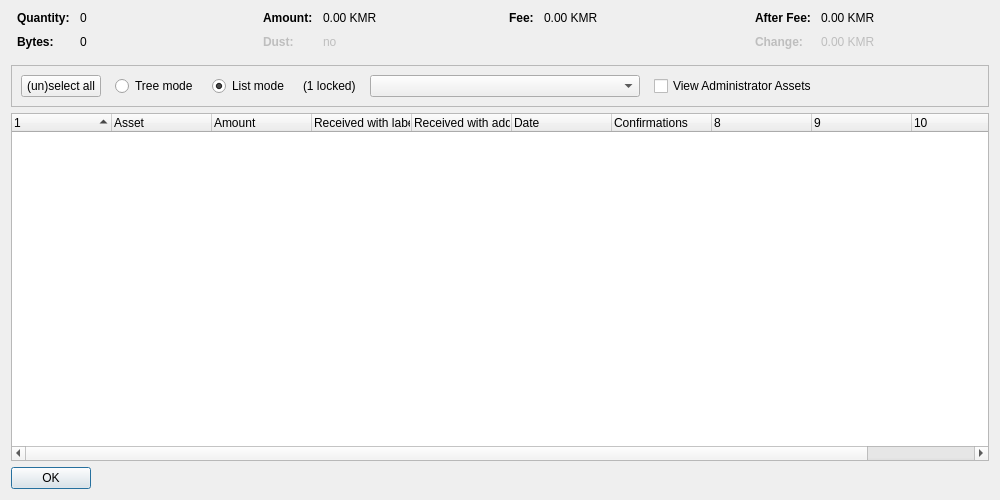
<?xml version="1.0" encoding="UTF-8"?>
<ui version="4.0">
 <class>AssetControlDialog</class>
 <widget class="QDialog" name="AssetControlDialog">
  <property name="geometry">
   <rect>
    <x>0</x>
    <y>0</y>
    <width>1000</width>
    <height>500</height>
   </rect>
  </property>
  <property name="windowTitle">
   <string>Asset Selection</string>
  </property>
  <layout class="QVBoxLayout" name="verticalLayout">
   <item>
    <layout class="QHBoxLayout" name="horizontalLayoutTop" stretch="0,0,0,0">
     <property name="topMargin">
      <number>0</number>
     </property>
     <property name="bottomMargin">
      <number>10</number>
     </property>
     <item>
      <layout class="QFormLayout" name="formLayoutAssetControl1">
       <property name="horizontalSpacing">
        <number>10</number>
       </property>
       <property name="verticalSpacing">
        <number>10</number>
       </property>
       <property name="leftMargin">
        <number>6</number>
       </property>
       <property name="rightMargin">
        <number>6</number>
       </property>
       <item row="0" column="0">
        <widget class="QLabel" name="labelAssetControlQuantityText">
         <property name="font">
          <font>
           <weight>75</weight>
           <bold>true</bold>
          </font>
         </property>
         <property name="text">
          <string>Quantity:</string>
         </property>
        </widget>
       </item>
       <item row="0" column="1">
        <widget class="QLabel" name="labelAssetControlQuantity">
         <property name="cursor">
          <cursorShape>IBeamCursor</cursorShape>
         </property>
         <property name="contextMenuPolicy">
          <enum>Qt::ActionsContextMenu</enum>
         </property>
         <property name="text">
          <string notr="true">0</string>
         </property>
         <property name="textInteractionFlags">
          <set>Qt::LinksAccessibleByMouse|Qt::TextSelectableByKeyboard|Qt::TextSelectableByMouse</set>
         </property>
        </widget>
       </item>
       <item row="1" column="0">
        <widget class="QLabel" name="labelAssetControlBytesText">
         <property name="font">
          <font>
           <weight>75</weight>
           <bold>true</bold>
          </font>
         </property>
         <property name="text">
          <string>Bytes:</string>
         </property>
        </widget>
       </item>
       <item row="1" column="1">
        <widget class="QLabel" name="labelAssetControlBytes">
         <property name="cursor">
          <cursorShape>IBeamCursor</cursorShape>
         </property>
         <property name="contextMenuPolicy">
          <enum>Qt::ActionsContextMenu</enum>
         </property>
         <property name="text">
          <string notr="true">0</string>
         </property>
         <property name="textInteractionFlags">
          <set>Qt::LinksAccessibleByMouse|Qt::TextSelectableByKeyboard|Qt::TextSelectableByMouse</set>
         </property>
        </widget>
       </item>
      </layout>
     </item>
     <item>
      <layout class="QFormLayout" name="formLayoutAssetControl2">
       <property name="horizontalSpacing">
        <number>10</number>
       </property>
       <property name="verticalSpacing">
        <number>10</number>
       </property>
       <property name="leftMargin">
        <number>6</number>
       </property>
       <property name="rightMargin">
        <number>6</number>
       </property>
       <item row="0" column="0">
        <widget class="QLabel" name="labelAssetControlAmountText">
         <property name="font">
          <font>
           <weight>75</weight>
           <bold>true</bold>
          </font>
         </property>
         <property name="text">
          <string>Amount:</string>
         </property>
        </widget>
       </item>
       <item row="0" column="1">
        <widget class="QLabel" name="labelAssetControlAmount">
         <property name="cursor">
          <cursorShape>IBeamCursor</cursorShape>
         </property>
         <property name="contextMenuPolicy">
          <enum>Qt::ActionsContextMenu</enum>
         </property>
         <property name="text">
          <string notr="true">0.00 KMR</string>
         </property>
         <property name="textInteractionFlags">
          <set>Qt::LinksAccessibleByMouse|Qt::TextSelectableByKeyboard|Qt::TextSelectableByMouse</set>
         </property>
        </widget>
       </item>
       <item row="1" column="0">
        <widget class="QLabel" name="labelAssetControlLowOutputText">
         <property name="enabled">
          <bool>false</bool>
         </property>
         <property name="font">
          <font>
           <weight>75</weight>
           <bold>true</bold>
          </font>
         </property>
         <property name="text">
          <string>Dust:</string>
         </property>
        </widget>
       </item>
       <item row="1" column="1">
        <widget class="QLabel" name="labelAssetControlLowOutput">
         <property name="enabled">
          <bool>false</bool>
         </property>
         <property name="cursor">
          <cursorShape>IBeamCursor</cursorShape>
         </property>
         <property name="contextMenuPolicy">
          <enum>Qt::ActionsContextMenu</enum>
         </property>
         <property name="text">
          <string notr="true">no</string>
         </property>
         <property name="textInteractionFlags">
          <set>Qt::LinksAccessibleByMouse|Qt::TextSelectableByKeyboard|Qt::TextSelectableByMouse</set>
         </property>
        </widget>
       </item>
      </layout>
     </item>
     <item>
      <layout class="QFormLayout" name="formLayoutAssetControl3">
       <property name="horizontalSpacing">
        <number>10</number>
       </property>
       <property name="verticalSpacing">
        <number>10</number>
       </property>
       <property name="leftMargin">
        <number>6</number>
       </property>
       <property name="rightMargin">
        <number>6</number>
       </property>
       <item row="0" column="0">
        <widget class="QLabel" name="labelAssetControlFeeText">
         <property name="font">
          <font>
           <weight>75</weight>
           <bold>true</bold>
          </font>
         </property>
         <property name="text">
          <string>Fee:</string>
         </property>
        </widget>
       </item>
       <item row="0" column="1">
        <widget class="QLabel" name="labelAssetControlFee">
         <property name="cursor">
          <cursorShape>IBeamCursor</cursorShape>
         </property>
         <property name="contextMenuPolicy">
          <enum>Qt::ActionsContextMenu</enum>
         </property>
         <property name="text">
          <string notr="true">0.00 KMR</string>
         </property>
         <property name="textInteractionFlags">
          <set>Qt::LinksAccessibleByMouse|Qt::TextSelectableByKeyboard|Qt::TextSelectableByMouse</set>
         </property>
        </widget>
       </item>
      </layout>
     </item>
     <item>
      <layout class="QFormLayout" name="formLayoutAssetControl4">
       <property name="horizontalSpacing">
        <number>10</number>
       </property>
       <property name="verticalSpacing">
        <number>10</number>
       </property>
       <property name="leftMargin">
        <number>6</number>
       </property>
       <property name="rightMargin">
        <number>6</number>
       </property>
       <item row="0" column="0">
        <widget class="QLabel" name="labelAssetControlAfterFeeText">
         <property name="font">
          <font>
           <weight>75</weight>
           <bold>true</bold>
          </font>
         </property>
         <property name="text">
          <string>After Fee:</string>
         </property>
        </widget>
       </item>
       <item row="0" column="1">
        <widget class="QLabel" name="labelAssetControlAfterFee">
         <property name="cursor">
          <cursorShape>IBeamCursor</cursorShape>
         </property>
         <property name="contextMenuPolicy">
          <enum>Qt::ActionsContextMenu</enum>
         </property>
         <property name="text">
          <string notr="true">0.00 KMR</string>
         </property>
         <property name="textInteractionFlags">
          <set>Qt::LinksAccessibleByMouse|Qt::TextSelectableByKeyboard|Qt::TextSelectableByMouse</set>
         </property>
        </widget>
       </item>
       <item row="1" column="0">
        <widget class="QLabel" name="labelAssetControlChangeText">
         <property name="enabled">
          <bool>false</bool>
         </property>
         <property name="font">
          <font>
           <weight>75</weight>
           <bold>true</bold>
          </font>
         </property>
         <property name="text">
          <string>Change:</string>
         </property>
        </widget>
       </item>
       <item row="1" column="1">
        <widget class="QLabel" name="labelAssetControlChange">
         <property name="enabled">
          <bool>false</bool>
         </property>
         <property name="cursor">
          <cursorShape>IBeamCursor</cursorShape>
         </property>
         <property name="contextMenuPolicy">
          <enum>Qt::ActionsContextMenu</enum>
         </property>
         <property name="text">
          <string notr="true">0.00 KMR</string>
         </property>
         <property name="textInteractionFlags">
          <set>Qt::LinksAccessibleByMouse|Qt::TextSelectableByKeyboard|Qt::TextSelectableByMouse</set>
         </property>
        </widget>
       </item>
      </layout>
     </item>
    </layout>
   </item>
   <item>
    <widget class="QFrame" name="frame">
     <property name="minimumSize">
      <size>
       <width>0</width>
       <height>40</height>
      </size>
     </property>
     <property name="frameShape">
      <enum>QFrame::StyledPanel</enum>
     </property>
     <property name="frameShadow">
      <enum>QFrame::Sunken</enum>
     </property>
     <layout class="QHBoxLayout" name="horizontalLayout">
      <item>
       <layout class="QHBoxLayout" name="horizontalLayoutPanel" stretch="0,0,0,0,0,0,0">
        <property name="spacing">
         <number>14</number>
        </property>
        <item>
         <widget class="QPushButton" name="pushButtonSelectAll">
          <property name="sizePolicy">
           <sizepolicy hsizetype="Maximum" vsizetype="Fixed">
            <horstretch>0</horstretch>
            <verstretch>0</verstretch>
           </sizepolicy>
          </property>
          <property name="text">
           <string>(un)select all</string>
          </property>
          <property name="autoDefault">
           <bool>false</bool>
          </property>
         </widget>
        </item>
        <item>
         <widget class="QRadioButton" name="radioTreeMode">
          <property name="sizePolicy">
           <sizepolicy hsizetype="Maximum" vsizetype="Fixed">
            <horstretch>0</horstretch>
            <verstretch>0</verstretch>
           </sizepolicy>
          </property>
          <property name="text">
           <string>Tree mode</string>
          </property>
         </widget>
        </item>
        <item>
         <widget class="QRadioButton" name="radioListMode">
          <property name="sizePolicy">
           <sizepolicy hsizetype="Maximum" vsizetype="Fixed">
            <horstretch>0</horstretch>
            <verstretch>0</verstretch>
           </sizepolicy>
          </property>
          <property name="text">
           <string>List mode</string>
          </property>
          <property name="checked">
           <bool>true</bool>
          </property>
         </widget>
        </item>
        <item>
         <widget class="QLabel" name="labelLocked">
          <property name="text">
           <string notr="true">(1 locked)</string>
          </property>
         </widget>
        </item>
        <item>
         <widget class="QComboBox" name="assetList">
          <property name="minimumContentsLength">
           <number>30</number>
          </property>
         </widget>
        </item>
        <item>
         <widget class="QCheckBox" name="viewAdministrator">
          <property name="toolTip">
           <string>View assets that you have the ownership asset for</string>
          </property>
          <property name="text">
           <string>View Administrator Assets</string>
          </property>
         </widget>
        </item>
        <item>
         <spacer name="horizontalSpacer">
          <property name="orientation">
           <enum>Qt::Horizontal</enum>
          </property>
          <property name="sizeHint" stdset="0">
           <size>
            <width>40</width>
            <height>20</height>
           </size>
          </property>
         </spacer>
        </item>
       </layout>
      </item>
     </layout>
    </widget>
   </item>
   <item>
    <widget class="AssetControlTreeWidget" name="treeWidget">
     <property name="contextMenuPolicy">
      <enum>Qt::CustomContextMenu</enum>
     </property>
     <property name="sortingEnabled">
      <bool>false</bool>
     </property>
     <property name="columnCount">
      <number>11</number>
     </property>
     <attribute name="headerShowSortIndicator" stdset="0">
      <bool>true</bool>
     </attribute>
     <attribute name="headerStretchLastSection">
      <bool>false</bool>
     </attribute>
     <column>
      <property name="text">
       <string/>
      </property>
     </column>
     <column>
      <property name="text">
       <string>Asset</string>
      </property>
     </column>
     <column>
      <property name="text">
       <string>Amount</string>
      </property>
     </column>
     <column>
      <property name="text">
       <string>Received with label</string>
      </property>
     </column>
     <column>
      <property name="text">
       <string>Received with address</string>
      </property>
     </column>
     <column>
      <property name="text">
       <string>Date</string>
      </property>
     </column>
     <column>
      <property name="text">
       <string>Confirmations</string>
      </property>
      <property name="toolTip">
       <string>Confirmed</string>
      </property>
     </column>
     <column>
      <property name="text">
       <string/>
      </property>
     </column>
     <column>
      <property name="text">
       <string/>
      </property>
     </column>
     <column>
      <property name="text">
       <string/>
      </property>
     </column>
     <column>
      <property name="text">
       <string/>
      </property>
     </column>
    </widget>
   </item>
   <item>
    <widget class="QDialogButtonBox" name="buttonBox">
     <property name="sizePolicy">
      <sizepolicy hsizetype="Maximum" vsizetype="Fixed">
       <horstretch>0</horstretch>
       <verstretch>0</verstretch>
      </sizepolicy>
     </property>
     <property name="orientation">
      <enum>Qt::Horizontal</enum>
     </property>
     <property name="standardButtons">
      <set>QDialogButtonBox::Ok</set>
     </property>
    </widget>
   </item>
  </layout>
 </widget>
 <customwidgets>
  <customwidget>
   <class>AssetControlTreeWidget</class>
   <extends>QTreeWidget</extends>
   <header location="global">assetcontroltreewidget.h</header>
  </customwidget>
 </customwidgets>
 <resources/>
 <connections/>
</ui>
